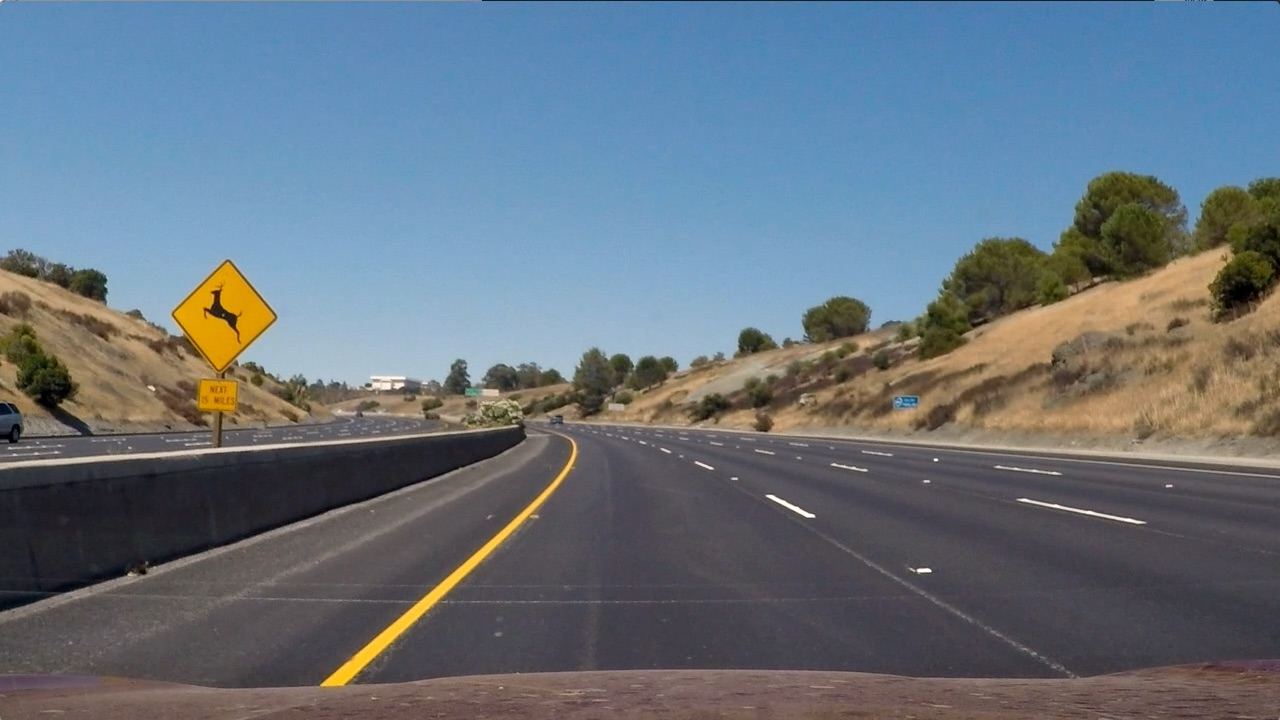
#> input picture sample_code/test.jpg, 1280 x 720 px
$ python opencv_05.py
#> lines starting #> are read from the running program, lines starting #| are printed output that depends on the picture; after the words box and inside, x2 and y2 are one past the last pixel; in counts of white or black regions, pixels touching at a corner belong together
# [22 lines of commented-out code are left out]


import cv2
import matplotlib.pyplot as plt

image = cv2.imread('test.jpg', cv2.IMREAD_GRAYSCALE)
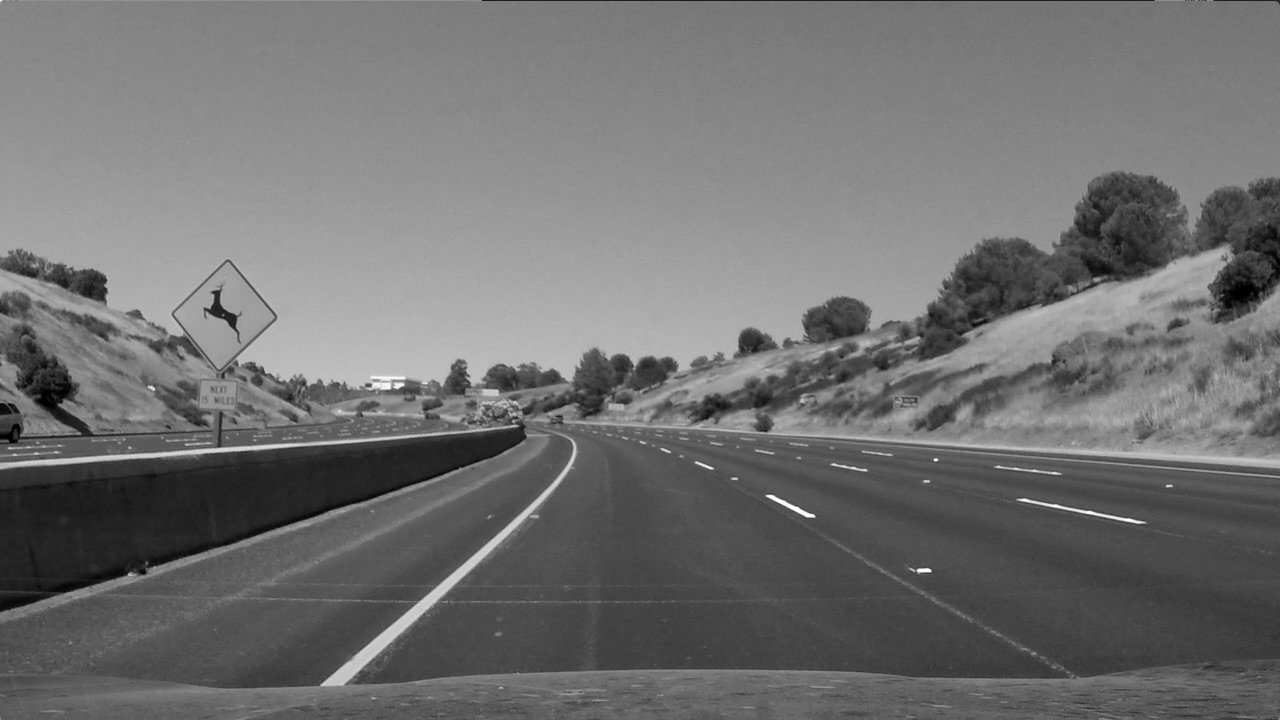
#> image: shape (720, 1280); min 0, max 255, mean 112.3

ret, thres1 = cv2.threshold(image, 127, 255, cv2.THRESH_BINARY)
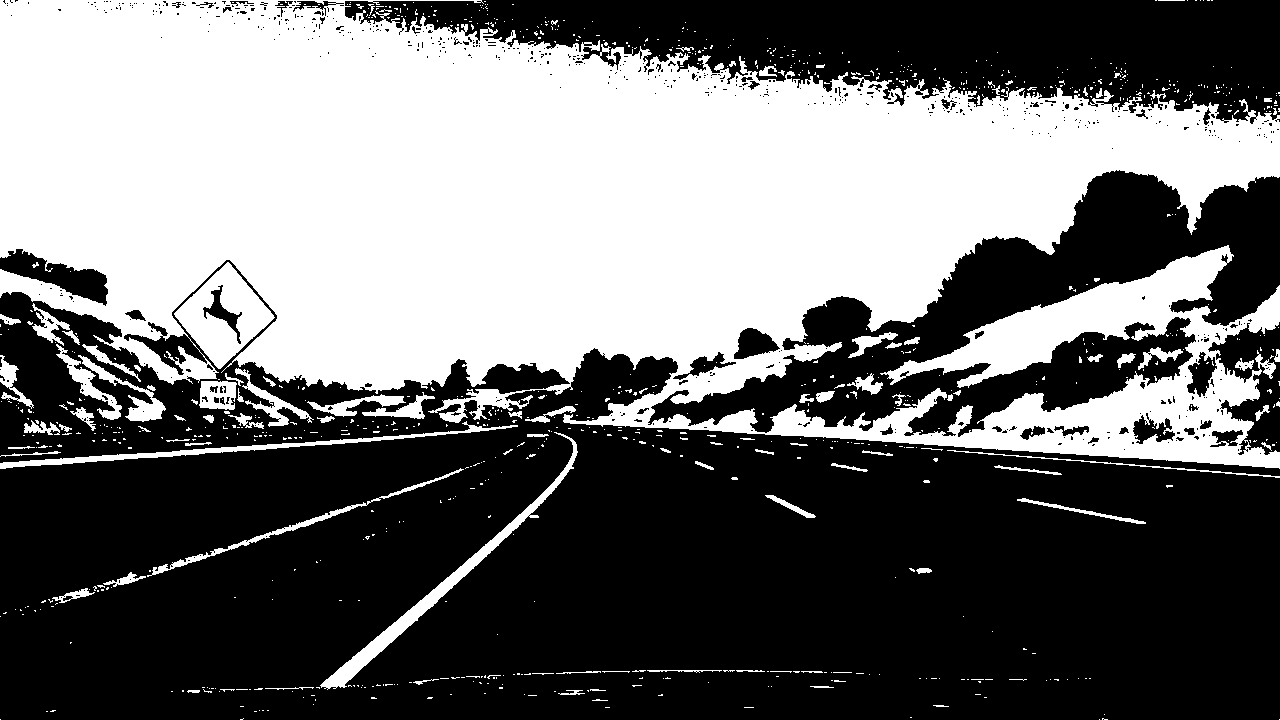
#> thres1: shape (720, 1280); 43.1% white; 908 white regions (804 under 20 px), largest, box (x1, y1, x2, y2) and area: (0, 0, 1280, 469) 367268, (174, 262, 275, 369) 4991, (320, 432, 578, 690) 3721
thres2 = cv2.adaptiveThreshold(image, 255, cv2.ADAPTIVE_THRESH_MEAN_C, cv2.THRESH_BINARY, 21, 3)
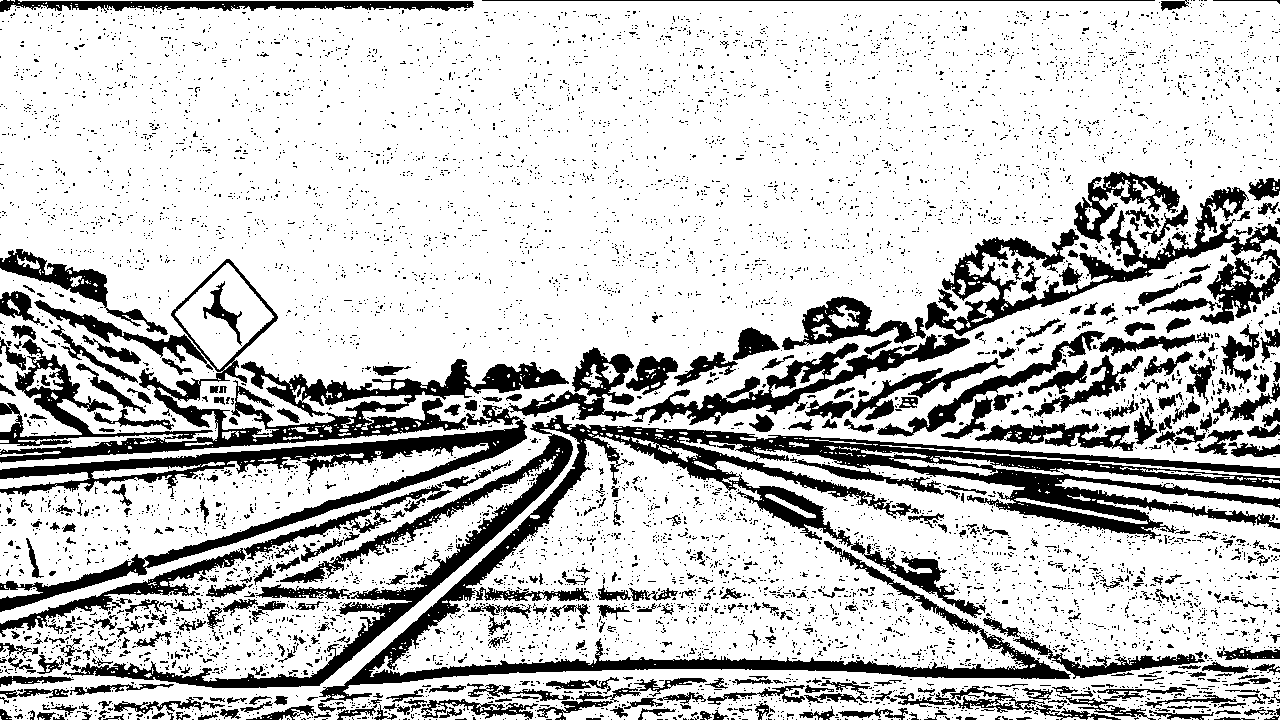
#> thres2: shape (720, 1280); 77.7% white; 7398 black regions (6955 under 20 px), largest, box (x1, y1, x2, y2) and area: (63, 415, 1280, 702) 52201, (0, 259, 569, 463) 20393, (0, 405, 527, 612) 13981

plt.imshow(cv2.cvtColor(image, cv2.COLOR_GRAY2RGB))
plt.show()

plt.imshow(cv2.cvtColor(thres1, cv2.COLOR_GRAY2RGB))
plt.show()

plt.imshow(cv2.cvtColor(thres2, cv2.COLOR_GRAY2RGB))
plt.show()
# [22 lines of commented-out code are left out]
